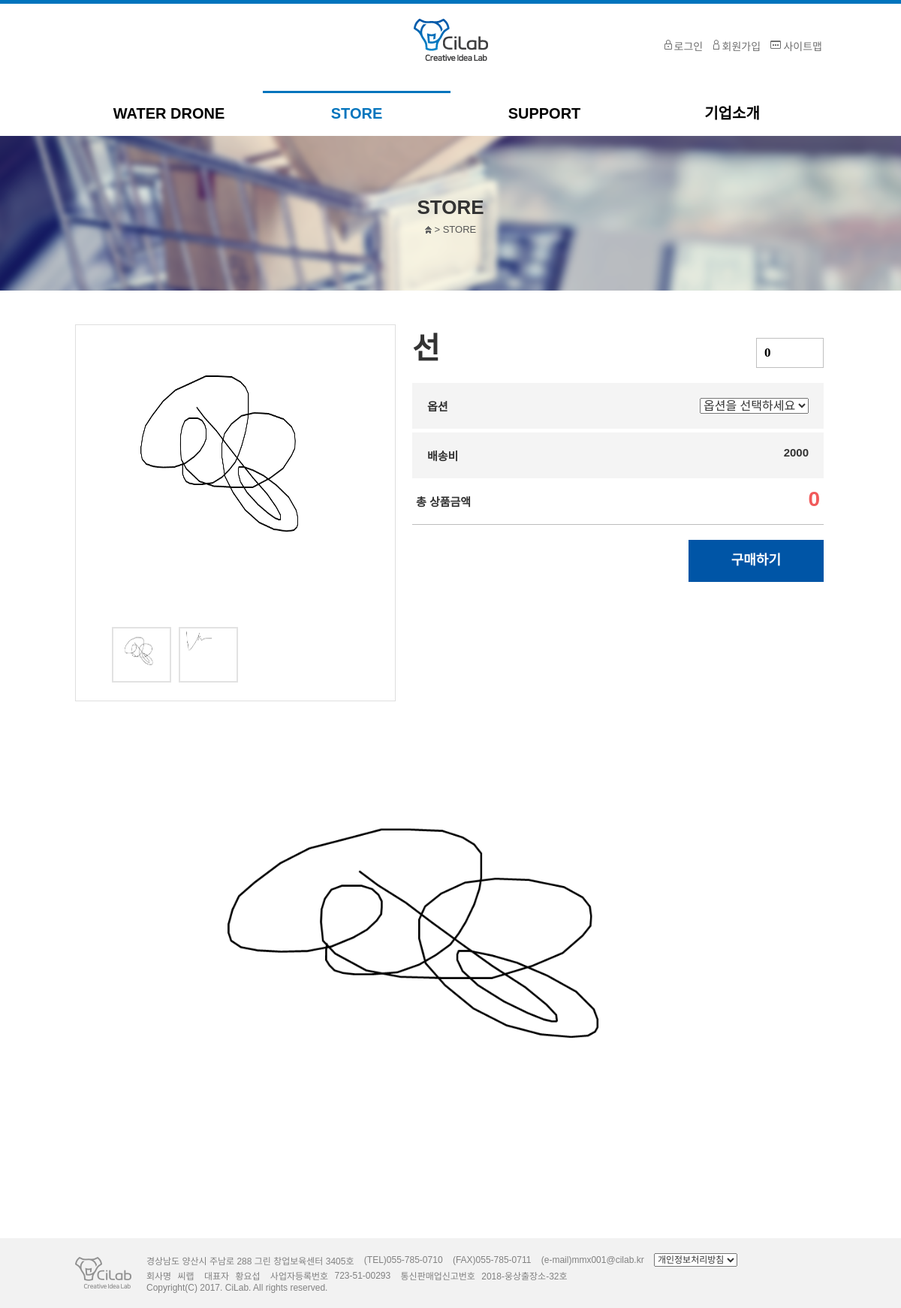
Screenshot of /menu/store_view.php?no=4 with the database file from the repository.
### tables this page shows
CREATE TABLE IF NOT EXISTS `tb_product` (
  `pk_no` int(11) NOT NULL,
  `fd_name` varchar(50) DEFAULT NULL,
  `fd_price` int(11) DEFAULT NULL,
  `fd_category` varchar(50) DEFAULT NULL,
  `fd_content` longtext DEFAULT NULL,
  `fd_stock` int(11) DEFAULT NULL,
  `fd_date` varchar(50) DEFAULT NULL,
  `fd_status` varchar(50) DEFAULT NULL,
  `fd_delivery` int(11) DEFAULT NULL,
  `fd_made` varchar(50) DEFAULT NULL,
  `fd_main_img` varchar(200) DEFAULT NULL,
  `fd_new_main_img` varchar(200) DEFAULT NULL,
  `fd_sub_img` varchar(200) DEFAULT NULL,
  `fd_new_sub_img` varchar(200) DEFAULT NULL,
  `fd_option` varchar(200) DEFAULT NULL,
  `fk_admin` varchar(50) DEFAULT NULL,
  PRIMARY KEY (`pk_no`)
);

### common.php (called while the page is built, shortened)
<?php
	include_once('config/db_config.php');
	$mysqli = new mysqli($host, $user, $pw, $dbName);
	function query_send($query){
		global $mysqli;
		return mysqli_query($mysqli, $query);
	}
	function product_info($no){
		$query = 'select * from tb_product where pk_no='.$no;
		$result = query_send($query);
		$info = mysqli_fetch_array($result);
		return $info;
	}
?>

### menu/store_view.php (the view, shortened to what this page needs)
<?php
	include '../header.php';
	$no = $_GET['no'];
	$info = product_info($no);
	$sub_arr=explode('||',$info['fd_new_sub_img']);
?>
<section class="container">
	<div class="visual store">
		<p class="subTitle">STORE</p>
		<div class="location">
			<img src="../images/common/icon_home.png" alt="Home">
			<span>&gt;</span>
			<span>STORE</span>
		</div>
	</div>
	<div class="contents">
		<div class="imgView">
			<div class="left">
				<div class="image"><img src="/admin/img/upload_image/<?=$info['fd_new_main_img']?>" alt="이미지 설명 입력란" id="pd_main_img"></div>
				<ul>
					<li class="mhide"><img class="pro_detail_sub" src="/admin/img/upload_image/<?=$info['fd_new_main_img']?>" alt="이미지 설명 입력란"></li>
					<?php
						for($i=0; $i<count($sub_arr);$i++){
							echo '<li class="mhide"><img class="pro_detail_sub" src="/admin/img/upload_image/'.$sub_arr[$i].'" alt="이미지 설명 입력란"></li>';
						}
					?>
				</ul>
			</div>
			<div class="right">
				<form id='store_purchase' action="./store_purchase.php" method="post">
					<p class="title"><?=$info['fd_name']?></p>
					<div class="itemViewInputNumber">
						<input type="number" value="0" id="select_count" name="select_count">
					</div>
					<div class="grayBox post">
					<?php
						if($info['fd_option']!=null){
					?>
						옵션
						<select id=option_select>
							<option selected hidden id="select_title" value="0">옵션을 선택하세요</option>
						</select>
					<?php
						}else{
							echo '가격 <span class=priceSpan id=pro_price>'.$info["fd_price"].'</span>';
						}
					?>
					</div>
					<div class="grayBox post">
						배송비
						<span class="priceSpan" id="del_fee"><?=$info['fd_delivery']?></span>
					</div>
					<div class="priceBox" >
						총 상품금액
						<span class="priceSpan" id="total_price">0</span>
					</div>
					<div class="mt20 ar">
						<input type="submit" id="buy_btn" class="btn type02" value="구매하기">
					</div>
				</form>
			</div>
			<div class="itemContentBox">
				<?=$info['fd_content']?>
			</div>
		</div>
	</div>
</section>
<?php
	include '../footer.php'
?>

### css/default.css (style rules this page uses)
html { overflow-y:scroll }
body { margin:0;padding:0;font-size:0.75em;font-family:dotum }
html, h1, h2, h3, h4, h5, h6, form, fieldset, img { margin:0;padding:0;border:0 !important }
article, aside, details, figcaption, figure, footer, header, hgroup, menu, nav, section { display:block }
label, input, button, select, img { vertical-align:middle }
input, button { margin:0;padding:0;font-family:dotum;font-size:1em }
textarea, select { font-size:1em }
select { margin:0 }
p { margin:0;padding:0;word-break:break-all }

### css/common.css (style rules this page uses)
* { margin:0; padding:0; font-family: 'Noto Sans KR', sans-serif; list-style:none; vertical-align:middle; }
a, div, p, td, th, select,option { font-size:12px; color:#333; }
article, aside, hgroup, header, footer, figure, figcaption, nav, section, time, mark, canvas, video, audio, details, summary { display:block; }
form { display:inline; margin:0; border:0; padding:0; }
img { vertical-align:middle; }
img, button { border:0px; }
input { box-sizing:border-box; }
.ar { text-align:right !important }
.mt20 { margin-top:20px !important }

### css/style.css (style rules this page uses)
html { overflow-y: scroll; }
html, body { height: 100%; }
.visual { height: 206px; text-align: center; }
.visual.store { background: url('../images/common/bg_store.png') no-repeat center 0; }
.visual .subTitle { padding: 80px 0 5px 0; font-weight: 900; font-size: 26px; }
.location, .location span { color: #555; font-size: 13px; font-family: sans-serif; }
.contents { padding: 45px 0 100px; margin: 0 auto; width: 1000px; }
.btn { display: inline-block; line-height: 1.2; cursor: pointer; }
.btn.type02 { padding: 15px 55px; box-sizing: border-box; font-weight: bold; font-size: 18px; color: #fff; border: 2px solid #0055a6; background: #0055a6; }
.imgView .left { float: left; position: relative; }
.imgView .right { float: left; width: 548px; margin-left: 22px; }
.imgView .left .image { width: 427px; height: 502px; border: 1px solid #dfdfdf; box-sizing: border-box; }
.imgView .left>ul { position: absolute; left: 50%; bottom: 25px; margin-left: -165px; font-size: 0; }
.imgView .left>ul li { display: inline-block; box-sizing: border-box; margin-left: 10px; border: 2px solid #e2e2e2; }
.imgView .left>ul li:first-child { margin-left: 0; }
.imgView .right .title { margin-bottom: 20px; color: #333; font-size: 40px; font-weight: bold; }
.itemViewInputNumber input { float: right; margin-top: -60px; padding-left: 10px; box-sizing: border-box; width: 90px; height: 40px; line-height: 40px; font-size: 17px; font-weight: bold; border: 1px solid #bfbfbf; }
.grayBox { padding: 20px; background: #f4f4f4; }
.grayBox.post { margin-top: 5px; font-size: 15px; color: #333333; font-weight: bold; }
.grayBox.post .priceSpan { float: right; margin-top: -2px; }
.priceBox { position: relative; padding: 20px 5px; border-bottom: 1px solid #bdbdbd; font-size: 15px; font-weight: bold; color: #333333; }
.priceBox .priceSpan { position: absolute; top: 12px; right: 5px; color: #f15a5b; font-size: 28px; font-weight: bold; }
.itemContentBox { margin-top: 80px; }
.itemContentBox img { width: 100%; }
.pro_detail_sub { width: 75px; height: 70px; }
#pd_main_img { width: 100%; height: 80%; }
#option_select { font-size: 16px; float: right; }

### css/tablet.css (style rules this page uses)
.contents { width:100%; }
.imgView { padding:0 10px; }
.imgView .left { float:none; }
.imgView .left .image { width:100%; height:auto; }
.imgView .left .image img { width:100%; }
.imgView .right { float:none; width:100%; margin:30px 0 0 0; }
.itemContentBox { margin-top:40px; }
.imgView .right .title { font-size:30px; margin-bottom:10px; }
.itemViewInputNumber { text-align:right; }
.itemViewInputNumber input { float:none; margin:0 0 15px 0; padding:2px 5px; font-size:14px; width:50px; height:25px; line-height:25px; }
.visual.store { margin-top: 15px; }

### rows the page displays
tb_product: fd_new_main_img (picture), fd_new_sub_img (picture), fd_name "선", fd_delivery "2000", fd_content (picture)
